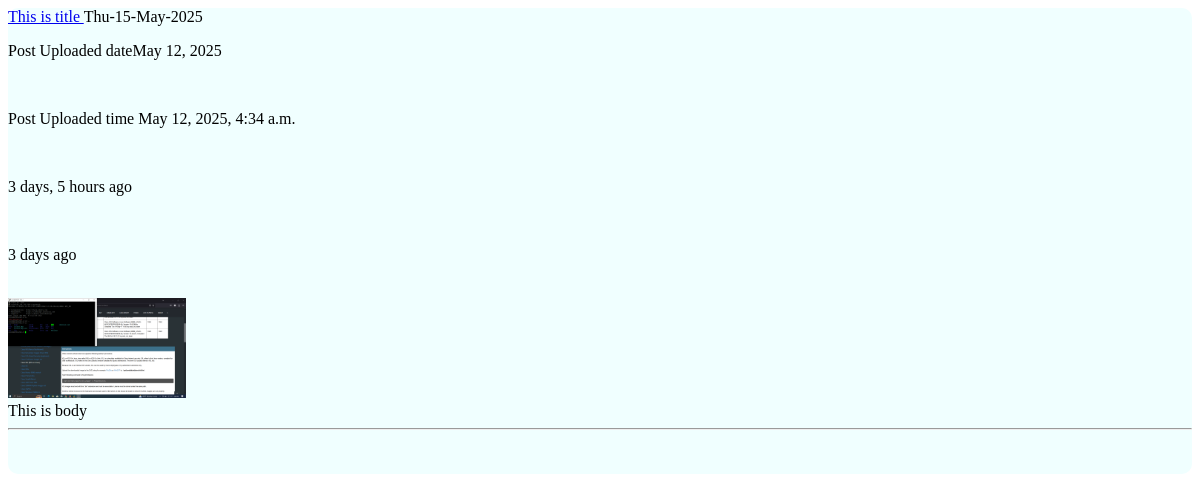
Page /bloglist on the earlier database version.
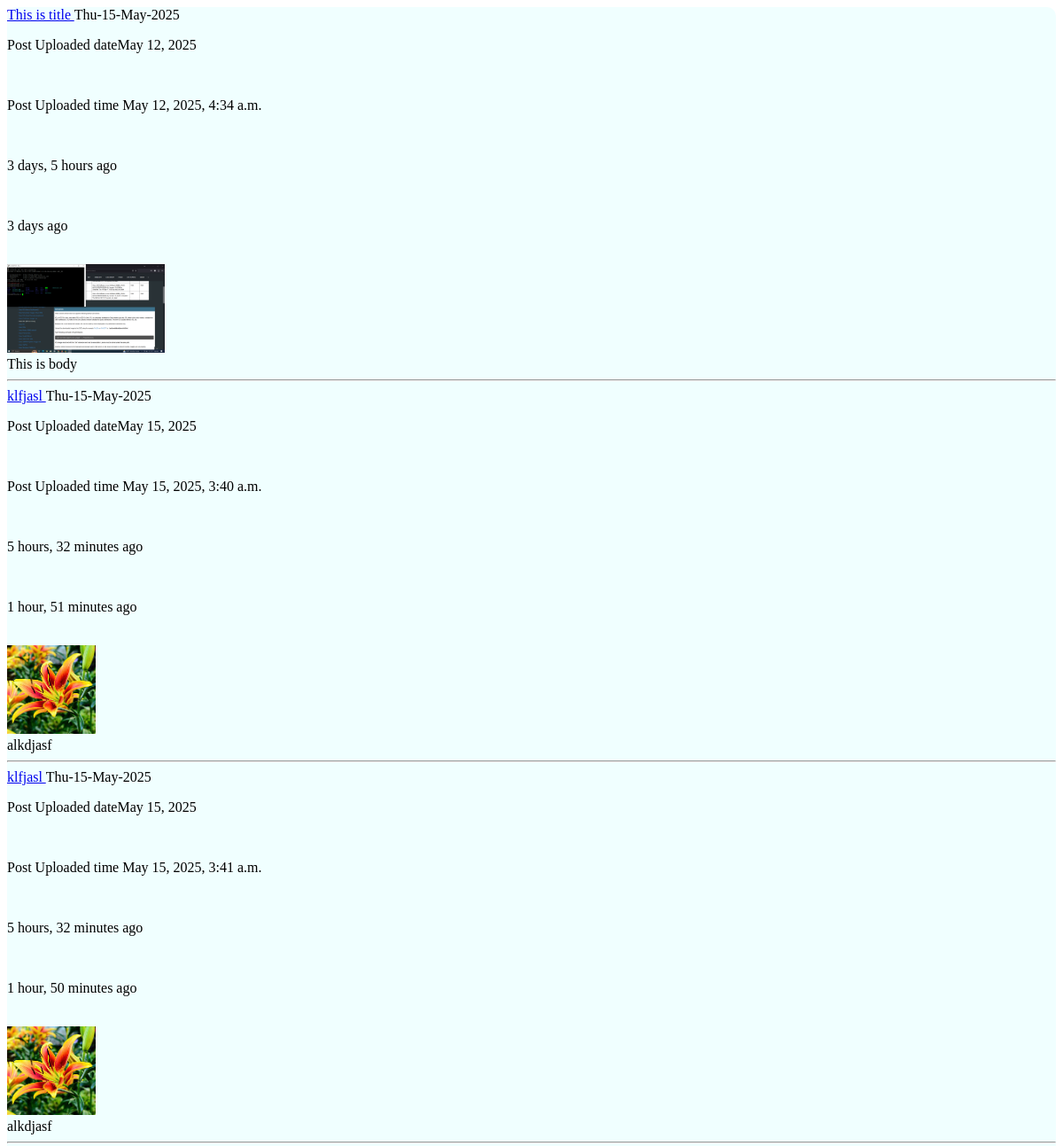
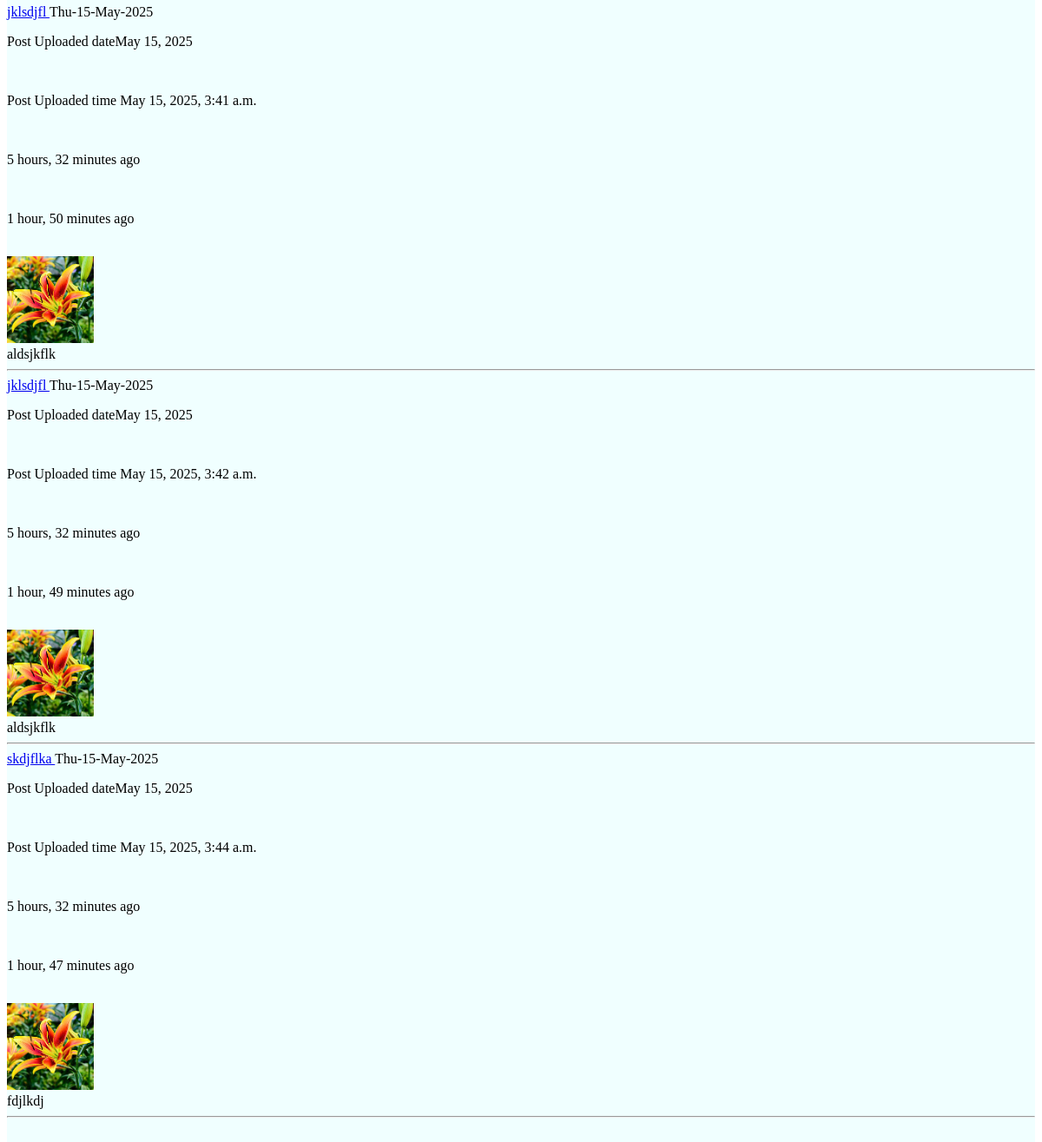
Same page on the later database version (2 pictures, top to bottom).
### posts/models.py (models this page shows, shortened)
class customer(models.Model):
    title = models.CharField()
    body = models.TextField()
    photo = models.ImageField(upload_to='photo')
    created_date = models.DateField(auto_now=True)
    created_time = models.DateTimeField(auto_now=True)

### posts/views.py (the view)
# urls.py: path('bloglist',blog_list, name= 'bloglist'),
def blog_list(request):
    data = customer.objects.all()
    context = {'data':data}
    return render(request,'bloglist.html',context)

### templates/bloglist.html (shortened to what this page needs)
<!DOCTYPE html>
<html lang="en">
<head>
</head>
<body>
    <div style="position:relative; border-radius: 10px; background-color: azure; border: 30px; ">
    {% for i in data %}
    <a href="{% url 'blogdetail' i.id %}">  {{ i.title }} </a>
    {% now "D-d-M-Y" %}
    <p> Post Uploaded  date{{ i.created_date }} </p> <br>
    <p> Post Uploaded  time {{ i.created_time }} </p> <br>
    <p>{{ i.created_date |timesince}} ago </p> <br>
    <p>{{ i.created_time |timesince}} ago </p> <br>
    <img src="{{ i.photo.url }} " alt="image" width="auto" height="100px"><br>
    {{ i.body }} <br>
    <hr>
    {% endfor %}
    <br>
    <br>
    </div>
</body>
</html>

Differences in the rows shown:
added customer: title "klfjasl", now "Thu-15-May-2025", created_date "May 15, 2025", created_time "May 15, 2025, 3:40 a.m.", created_date "5 hours, 32 minutes", created_time "1 hour, 51 minutes", photo (picture), body "alkdjasf"
added customer: title "klfjasl", now "Thu-15-May-2025", created_date "May 15, 2025", created_time "May 15, 2025, 3:41 a.m.", created_date "5 hours, 32 minutes", created_time "1 hour, 50 minutes", photo (picture), body "alkdjasf"
added customer: title "jklsdjfl", now "Thu-15-May-2025", created_date "May 15, 2025", created_time "May 15, 2025, 3:41 a.m.", created_date "5 hours, 32 minutes", created_time "1 hour, 50 minutes", photo (picture), body "aldsjkflk"
added customer: title "jklsdjfl", now "Thu-15-May-2025", created_date "May 15, 2025", created_time "May 15, 2025, 3:42 a.m.", created_date "5 hours, 32 minutes", created_time "1 hour, 49 minutes", photo (picture), body "aldsjkflk"
added customer: title "skdjflka", now "Thu-15-May-2025", created_date "May 15, 2025", created_time "May 15, 2025, 3:44 a.m.", created_date "5 hours, 32 minutes", created_time "1 hour, 47 minutes", photo (picture), body "fdjlkdj"
